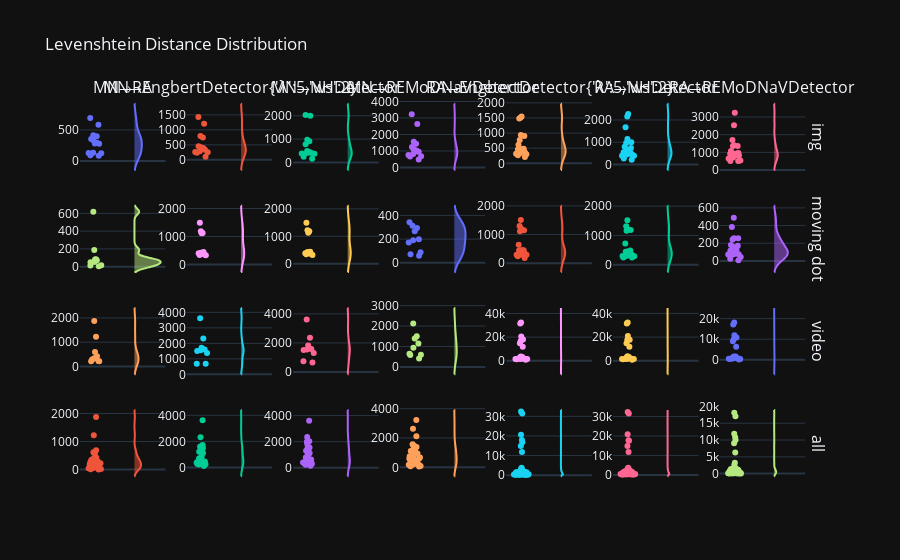

Write notebook code for a chart like this one.
### Code cell
samples_levenshtein_grouped = detector_comparisons.compare_samples(samples=samples_df, metric="lev", group_by=cnst.STIMULUS)
lev_distribution_fig = figs.distributions_grid(
    samples_levenshtein_grouped[COMPARISON_COLUMNS],
    plot_type="violin",
    title="Levenshtein Distance Distribution",
    column_title_mapper=lambda col: f"{col[0]}→{col[1]}"
)
lev_distribution_fig.show()

### Figure 1 — Plotly figure (JSON) as saved in the notebook; plotly's stock layout.template omitted (floating-point values rounded to 4 significant figures)
{"data": [{"name": "", "points": "all", "showlegend": false, "side": "positive", "y": [278.0, 693.0, null, null, null, 415.0, 582.0, null, null, null, 129.0, 128.0, 136.0, 294.0, 93.0, 354.0, 398.0, 333.0, 283.0, 87.0], "type": "violin", "xaxis": "x", "yaxis": "y"}, {"name": "", "points": "all", "showlegend": false, "side": "positive", "y": [264.0, 107.0, null, null, null, 393.0, 797.0, null, null, null, 456.0, 353.0, 255.0, 290.0, 236.0, 742.0, 1206.0, 1429.0, 426.0, 333.0], "type": "violin", "xaxis": "x2", "yaxis": "y2"}, {"name": "", "points": "all", "showlegend": false, "side": "positive", "y": [373.0, 159.0, null, null, null, 448.0, 975.0, null, null, null, 488.0, 399.0, 438.0, 386.0, 240.0, 783.0, 1999.0, 2036.0, 908.0, 400.0], "type": "violin", "xaxis": "x3", "yaxis": "y3"}, {"name": "", "points": "all", "showlegend": false, "side": "positive", "y": [755.0, 1250.0, null, null, null, 958.0, 1568.0, null, null, null, 486.0, 688.0, 1121.0, 1025.0, 672.0, 1439.0, 3235.0, 2635.0, 951.0, 824.0], "type": "violin", "xaxis": "x4", "yaxis": "y4"}, {"name": "", "points": "all", "showlegend": false, "side": "positive", "y": [417, 767, 313, 420, 460, 612, 905, 1515, 349, 263, 484, 415, 301, 457, 208, 940, 1482, 1545, 479, 332], "type": "violin", "xaxis": "x5", "yaxis": "y5"}, {"name": "", "points": "all", "showlegend": false, "side": "positive", "y": [534, 791, 739, 485, 651, 669, 1139, 1672, 389, 268, 486, 456, 432, 547, 214, 992, 2270, 2159, 968, 389], "type": "violin", "xaxis": "x6", "yaxis": "y6"}, {"name": "", "points": "all", "showlegend": false, "side": "positive", "y": [933, 1402, 874, 518, 893, 947, 1705, 1355, 828, 539, 514, 716, 1082, 927, 659, 1356, 3244, 2531, 968, 824], "type": "violin", "xaxis": "x7", "yaxis": "y7"}, {"name": "", "points": "all", "showlegend": false, "side": "positive", "y": [53.0, null, null, 13.0, null, 5.0, 79.0, null, null, 82.0, 50.0, null, 187.0, null, 15.0, null, 619.0, 73.0, null], "type": "violin", "xaxis": "x8", "yaxis": "y8"}, {"name": "", "points": "all", "showlegend": false, "side": "positive", "y": [1494.0, null, null, 447.0, null, 356.0, 422.0, null, null, 401.0, 1129.0, null, 340.0, null, 332.0, null, 1187.0, 1112.0, null], "type": "violin", "xaxis": "x9", "yaxis": "y9"}, {"name": "", "points": "all", "showlegend": false, "side": "positive", "y": [1491.0, null, null, 439.0, null, 361.0, 428.0, null, null, 387.0, 1134.0, null, 318.0, null, 347.0, null, 1219.0, 1181.0, null], "type": "violin", "xaxis": "x10", "yaxis": "y10"}, {"name": "", "points": "all", "showlegend": false, "side": "positive", "y": [267.0, null, null, 172.0, null, 72.0, 60.0, null, null, 199.0, 343.0, null, 191.0, null, 89.0, null, 294.0, 313.0, null], "type": "violin", "xaxis": "x11", "yaxis": "y11"}, {"name": "", "points": "all", "showlegend": false, "side": "positive", "y": [1510, 293, 296, 447, 1300, 355, 450, 453, 1211, 410, 1149, 292, 183, 243, 329, 343, 640, 1116, 449], "type": "violin", "xaxis": "x12", "yaxis": "y12"}, {"name": "", "points": "all", "showlegend": false, "side": "positive", "y": [1515, 298, 301, 442, 1314, 362, 453, 456, 1209, 423, 1158, 290, 253, 248, 343, 354, 725, 1186, 488], "type": "violin", "xaxis": "x13", "yaxis": "y13"}, {"name": "", "points": "all", "showlegend": false, "side": "positive", "y": [242, 160, 71, 180, 255, 71, 87, 114, 75, 171, 385, 130, 24, 91, 81, 8, 489, 256, 44], "type": "violin", "xaxis": "x14", "yaxis": "y14"}, {"name": "", "points": "all", "showlegend": false, "side": "positive", "y": [1228.0, 1876.0, null, null, null, 222.0, null, null, null, null, 290.0, null, 603.0, 343.0, 232.0, 221.0, 424.0, null, null], "type": "violin", "xaxis": "x15", "yaxis": "y15"}, {"name": "", "points": "all", "showlegend": false, "side": "positive", "y": [1560.0, 689.0, null, null, null, 1602.0, null, null, null, null, 3619.0, null, 2313.0, 676.0, 1382.0, 1507.0, 1720.0, null, null], "type": "violin", "xaxis": "x16", "yaxis": "y16"}, {"name": "", "points": "all", "showlegend": false, "side": "positive", "y": [1552.0, 745.0, null, null, null, 1588.0, null, null, null, null, 3611.0, null, 2360.0, 646.0, 1308.0, 1509.0, 1822.0, null, null], "type": "violin", "xaxis": "x17", "yaxis": "y17"}, {"name": "", "points": "all", "showlegend": false, "side": "positive", "y": [1395.0, 2123.0, null, null, null, 580.0, null, null, null, null, 1495.0, null, 1143.0, 647.0, 594.0, 408.0, 933.0, null, null], "type": "violin", "xaxis": "x18", "yaxis": "y18"}, {"name": "", "points": "all", "showlegend": false, "side": "positive", "y": [2186, 2332, 3119, 31465, 20624, 1538, 1503, 32412, 1796, 11849, 3748, 17928, 2805, 958, 1244, 1541, 1676, 16782, 14816], "type": "violin", "xaxis": "x19", "yaxis": "y19"}, {"name": "", "points": "all", "showlegend": false, "side": "positive", "y": [2194, 2334, 3141, 31578, 20834, 1543, 1548, 32346, 1798, 11797, 3728, 17792, 2842, 925, 1331, 1551, 1776, 17494, 14831], "type": "violin", "xaxis": "x20", "yaxis": "y20"}, {"name": "", "points": "all", "showlegend": false, "side": "positive", "y": [1559, 1119, 1294, 17116, 11908, 394, 480, 18109, 94, 6295, 1610, 10027, 1190, 660, 599, 367, 904, 10824, 9010], "type": "violin", "xaxis": "x21", "yaxis": "y21"}, {"name": "", "points": "all", "showlegend": false, "side": "positive", "y": [53.0, 278.0, 693.0, null, 1228.0, null, null, 13.0, 1876.0, null, null, null, null, null, null, 415.0, 5.0, 79.0, 582.0, 222.0, null, null, null, null, null, null, null, null, null, 129.0, 82.0, 290.0, 50.0, 128.0, null, 136.0, 603.0, null, 294.0, 187.0, 93.0, 343.0, 354.0, 232.0, null, 15.0, 221.0, null, 398.0, 619.0, 424.0, 333.0, 73.0, 283.0, null, 87.0, null, null], "type": "violin", "xaxis": "x22", "yaxis": "y22"}, {"name": "", "points": "all", "showlegend": false, "side": "positive", "y": [1494.0, 264.0, 107.0, null, 1560.0, null, null, 447.0, 689.0, null, null, null, null, null, null, 393.0, 356.0, 422.0, 797.0, 1602.0, null, null, null, null, null, null, null, null, null, 456.0, 401.0, 3619.0, 1129.0, 353.0, null, 255.0, 2313.0, null, 290.0, 340.0, 236.0, 676.0, 742.0, 1382.0, null, 332.0, 1507.0, null, 1206.0, 1187.0, 1720.0, 1429.0, 1112.0, 426.0, null, 333.0, null, null], "type": "violin", "xaxis": "x23", "yaxis": "y23"}, {"name": "", "points": "all", "showlegend": false, "side": "positive", "y": [1491.0, 373.0, 159.0, null, 1552.0, null, null, 439.0, 745.0, null, null, null, null, null, null, 448.0, 361.0, 428.0, 975.0, 1588.0, null, null, null, null, null, null, null, null, null, 488.0, 387.0, 3611.0, 1134.0, 399.0, null, 438.0, 2360.0, null, 386.0, 318.0, 240.0, 646.0, 783.0, 1308.0, null, 347.0, 1509.0, null, 1999.0, 1219.0, 1822.0, 2036.0, 1181.0, 908.0, null, 400.0, null, null], "type": "violin", "xaxis": "x24", "yaxis": "y24"}, {"name": "", "points": "all", "showlegend": false, "side": "positive", "y": [267.0, 755.0, 1250.0, null, 1395.0, null, null, 172.0, 2123.0, null, null, null, null, null, null, 958.0, 72.0, 60.0, 1568.0, 580.0, null, null, null, null, null, null, null, null, null, 486.0, 199.0, 1495.0, 343.0, 688.0, null, 1121.0, 1143.0, null, 1025.0, 191.0, 672.0, 647.0, 1439.0, 594.0, null, 89.0, 408.0, null, 3235.0, 294.0, 933.0, 2635.0, 313.0, 951.0, null, 824.0, null, null], "type": "violin", "xaxis": "x25", "yaxis": "y25"}, {"name": "", "points": "all", "showlegend": false, "side": "positive", "y": [1510, 417, 767, 293, 2186, 296, 313, 447, 2332, 420, 3119, 31465, 460, 1300, 20624, 612, 355, 450, 905, 1538, 453, 1503, 32412, 1515, 1211, 1796, 349, 263, 11849, 484, 410, 3748, 1149, 415, 17928, 301, 2805, 292, 457, 183, 208, 958, 940, 1244, 243, 329, 1541, 343, 1482, 640, 1676, 1545, 1116, 479, 16782, 332, 449, 14816], "type": "violin", "xaxis": "x26", "yaxis": "y26"}, {"name": "", "points": "all", "showlegend": false, "side": "positive", "y": [1515, 534, 791, 298, 2194, 301, 739, 442, 2334, 485, 3141, 31578, 651, 1314, 20834, 669, 362, 453, 1139, 1543, 456, 1548, 32346, 1672, 1209, 1798, 389, 268, 11797, 486, 423, 3728, 1158, 456, 17792, 432, 2842, 290, 547, 253, 214, 925, 992, 1331, 248, 343, 1551, 354, 2270, 725, 1776, 2159, 1186, 968, 17494, 389, 488, 14831], "type": "violin", "xaxis": "x27", "yaxis": "y27"}, {"name": "", "points": "all", "showlegend": false, "side": "positive", "y": [242, 933, 1402, 160, 1559, 71, 874, 180, 1119, 518, 1294, 17116, 893, 255, 11908, 947, 71, 87, 1705, 394, 114, 480, 18109, 1355, 75, 94, 828, 539, 6295, 514, 171, 1610, 385, 716, 10027, 1082, 1190, 130, 927, 24, 659, 660, 1356, 599, 91, 81, 367, 8, 3244, 489, 904, 2531, 256, 968, 10824, 824, 44, 9010], "type": "violin", "xaxis": "x28", "yaxis": "y28"}], "layout": {"xaxis": {"anchor": "y", "domain": [0.0, 0.1155]}, "yaxis": {"anchor": "x", "domain": [0.8063, 1.0]}, "xaxis2": {"anchor": "y2", "domain": [0.1441, 0.2596]}, "yaxis2": {"anchor": "x2", "domain": [0.8063, 1.0]}, "xaxis3": {"anchor": "y3", "domain": [0.2882, 0.4037]}, "yaxis3": {"anchor": "x3", "domain": [0.8063, 1.0]}, "xaxis4": {"anchor": "y4", "domain": [0.4322, 0.5478]}, "yaxis4": {"anchor": "x4", "domain": [0.8063, 1.0]}, "xaxis5": {"anchor": "y5", "domain": [0.5763, 0.6918]}, "yaxis5": {"anchor": "x5", "domain": [0.8063, 1.0]}, "xaxis6": {"anchor": "y6", "domain": [0.7204, 0.8359]}, "yaxis6": {"anchor": "x6", "domain": [0.8063, 1.0]}, "xaxis7": {"anchor": "y7", "domain": [0.8645, 0.98]}, "yaxis7": {"anchor": "x7", "domain": [0.8063, 1.0]}, "xaxis8": {"anchor": "y8", "domain": [0.0, 0.1155]}, "yaxis8": {"anchor": "x8", "domain": [0.5375, 0.7312]}, "xaxis9": {"anchor": "y9", "domain": [0.1441, 0.2596]}, "yaxis9": {"anchor": "x9", "domain": [0.5375, 0.7312]}, "xaxis10": {"anchor": "y10", "domain": [0.2882, 0.4037]}, "yaxis10": {"anchor": "x10", "domain": [0.5375, 0.7312]}, "xaxis11": {"anchor": "y11", "domain": [0.4322, 0.5478]}, "yaxis11": {"anchor": "x11", "domain": [0.5375, 0.7312]}, "xaxis12": {"anchor": "y12", "domain": [0.5763, 0.6918]}, "yaxis12": {"anchor": "x12", "domain": [0.5375, 0.7312]}, "xaxis13": {"anchor": "y13", "domain": [0.7204, 0.8359]}, "yaxis13": {"anchor": "x13", "domain": [0.5375, 0.7312]}, "xaxis14": {"anchor": "y14", "domain": [0.8645, 0.98]}, "yaxis14": {"anchor": "x14", "domain": [0.5375, 0.7312]}, "xaxis15": {"anchor": "y15", "domain": [0.0, 0.1155]}, "yaxis15": {"anchor": "x15", "domain": [0.2687, 0.4625]}, "xaxis16": {"anchor": "y16", "domain": [0.1441, 0.2596]}, "yaxis16": {"anchor": "x16", "domain": [0.2687, 0.4625]}, "xaxis17": {"anchor": "y17", "domain": [0.2882, 0.4037]}, "yaxis17": {"anchor": "x17", "domain": [0.2687, 0.4625]}, "xaxis18": {"anchor": "y18", "domain": [0.4322, 0.5478]}, "yaxis18": {"anchor": "x18", "domain": [0.2687, 0.4625]}, "xaxis19": {"anchor": "y19", "domain": [0.5763, 0.6918]}, "yaxis19": {"anchor": "x19", "domain": [0.2687, 0.4625]}, "xaxis20": {"anchor": "y20", "domain": [0.7204, 0.8359]}, "yaxis20": {"anchor": "x20", "domain": [0.2687, 0.4625]}, "xaxis21": {"anchor": "y21", "domain": [0.8645, 0.98]}, "yaxis21": {"anchor": "x21", "domain": [0.2687, 0.4625]}, "xaxis22": {"anchor": "y22", "domain": [0.0, 0.1155]}, "yaxis22": {"anchor": "x22", "domain": [0.0, 0.1938]}, "xaxis23": {"anchor": "y23", "domain": [0.1441, 0.2596]}, "yaxis23": {"anchor": "x23", "domain": [0.0, 0.1938]}, "xaxis24": {"anchor": "y24", "domain": [0.2882, 0.4037]}, "yaxis24": {"anchor": "x24", "domain": [0.0, 0.1938]}, "xaxis25": {"anchor": "y25", "domain": [0.4322, 0.5478]}, "yaxis25": {"anchor": "x25", "domain": [0.0, 0.1938]}, "xaxis26": {"anchor": "y26", "domain": [0.5763, 0.6918]}, "yaxis26": {"anchor": "x26", "domain": [0.0, 0.1938]}, "xaxis27": {"anchor": "y27", "domain": [0.7204, 0.8359]}, "yaxis27": {"anchor": "x27", "domain": [0.0, 0.1938]}, "xaxis28": {"anchor": "y28", "domain": [0.8645, 0.98]}, "yaxis28": {"anchor": "x28", "domain": [0.0, 0.1938]}, "annotations": [{"font": {"size": 16}, "showarrow": false, "text": "MN→RA", "x": 0.05776, "xanchor": "center", "xref": "paper", "y": 1.0, "yanchor": "bottom", "yref": "paper"}, {"font": {"size": 16}, "showarrow": false, "text": "MN→EngbertDetector{'λ':5,'ws':2}", "x": 0.2018, "xanchor": "center", "xref": "paper", "y": 1.0, "yanchor": "bottom", "yref": "paper"}, {"font": {"size": 16}, "showarrow": false, "text": "MN→NHDetector", "x": 0.3459, "xanchor": "center", "xref": "paper", "y": 1.0, "yanchor": "bottom", "yref": "paper"}, {"font": {"size": 16}, "showarrow": false, "text": "MN→REMoDNaVDetector", "x": 0.49, "xanchor": "center", "xref": "paper", "y": 1.0, "yanchor": "bottom", "yref": "paper"}, {"font": {"size": 16}, "showarrow": false, "text": "RA→EngbertDetector{'λ':5,'ws':2}", "x": 0.6341, "xanchor": "center", "xref": "paper", "y": 1.0, "yanchor": "bottom", "yref": "paper"}, {"font": {"size": 16}, "showarrow": false, "text": "RA→NHDetector", "x": 0.7782, "xanchor": "center", "xref": "paper", "y": 1.0, "yanchor": "bottom", "yref": "paper"}, {"font": {"size": 16}, "showarrow": false, "text": "RA→REMoDNaVDetector", "x": 0.9222, "xanchor": "center", "xref": "paper", "y": 1.0, "yanchor": "bottom", "yref": "paper"}, {"font": {"size": 16}, "showarrow": false, "text": "img", "textangle": 90, "x": 0.98, "xanchor": "left", "xref": "paper", "y": 0.9031, "yanchor": "middle", "yref": "paper"}, {"font": {"size": 16}, "showarrow": false, "text": "moving dot", "textangle": 90, "x": 0.98, "xanchor": "left", "xref": "paper", "y": 0.6344, "yanchor": "middle", "yref": "paper"}, {"font": {"size": 16}, "showarrow": false, "text": "video", "textangle": 90, "x": 0.98, "xanchor": "left", "xref": "paper", "y": 0.3656, "yanchor": "middle", "yref": "paper"}, {"font": {"size": 16}, "showarrow": false, "text": "all", "textangle": 90, "x": 0.98, "xanchor": "left", "xref": "paper", "y": 0.09688, "yanchor": "middle", "yref": "paper"}], "title": {"text": "Levenshtein Distance Distribution"}, "showlegend": false}}
